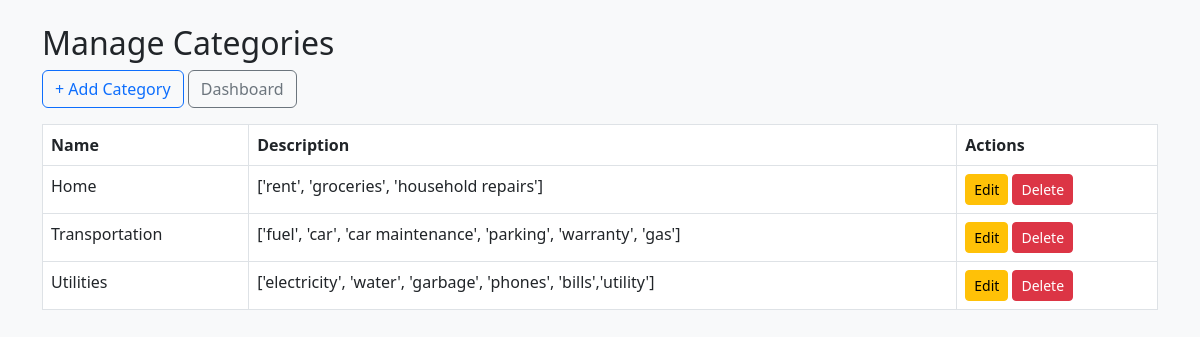
/categories (signed in), run on the app's committed database.
### models.py (models this page shows)
class Category(db.Model):
    id = db.Column(db.Integer, primary_key=True)
    name = db.Column(db.String(100), unique=True, nullable=False)
    description = db.Column(db.String(200))
    expenses = db.relationship('Expense', backref='category', lazy=True)
    subcategories = db.relationship('SubCategory', backref='category', lazy=True)

### app.py (the view)
@app.route('/categories')
@login_required
def list_categories():
    categories = Category.query.all()
    return render_template('categories.html', categories=categories)

### app.py (called while the page is built)
@login_manager.user_loader
def load_user(user_id):
    return User.query.get(int(user_id))

### templates/categories.html
{% extends 'base.html' %}
{% block content %}
<h2>Manage Categories</h2>
<a href="{{ url_for('add_category') }}" class="btn btn-outline-primary mb-3">+ Add Category</a>
<a href="{{ url_for('dashboard') }}" class="btn btn-outline-secondary mb-3">Dashboard</a>
<table class="table table-bordered">
    <thead>
        <tr><th>Name</th><th>Description</th><th>Actions</th></tr>
    </thead>
    <tbody>
        {% for cat in categories %}
        <tr>
            <td>{{ cat.name }}</td>
            <td>{{ cat.description }}</td>
            <td>
                <a href="{{ url_for('edit_category', id=cat.id) }}" class="btn btn-sm btn-warning">Edit</a>
                <a href="{{ url_for('delete_category', id=cat.id) }}" class="btn btn-sm btn-danger">Delete</a>
            </td>
        </tr>
        {% endfor %}
    </tbody>
</table>
{% endblock %}

### data on the page
Category: name "Home", description "['rent', 'groceries', 'household repairs']"
Category: name "Transportation", description "['fuel', 'car', 'car maintenance', 'parking', 'warranty', 'gas']"
Category: name "Utilities", description "['electricity', 'water', 'garbage', 'phones', 'bills','utility']"
